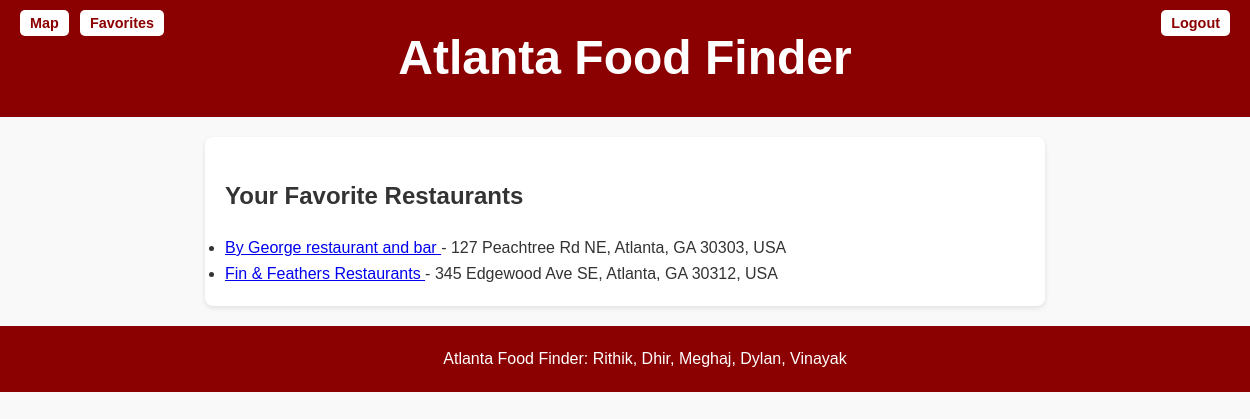
The app's page /users/list-favorites/ (signed in) with its own data.
### users/models.py (models this page shows, shortened)
class FavoriteRestaurant(models.Model):
    user = models.ForeignKey(User, on_delete=models.CASCADE)
    restaurant_name = models.CharField(max_length=255)
    restaurant_address = models.CharField(max_length=255)

### users/views.py (the view)
# urls.py: path('list-favorites/', views.list_favorites, name='list_favorites'),
@login_required
def list_favorites(request):
    favorites = FavoriteRestaurant.objects.filter(user=request.user)
    return render(request, 'users/list_favorites.html', {'favorites': favorites})

### users/templates/users/list_favorites.html (shortened to what this page needs)
{% extends "users/base.html" %}
{% block content %}
    <h2>Your Favorite Restaurants</h2>
    <ul>
        {% for favorite in favorites %}
            <li>
                <a href="#" onclick="findRestaurant('{{ favorite.restaurant_address }}', '{{ favorite.restaurant_name }}', this)">
                    {{ favorite.restaurant_name }}
                </a> - {{ favorite.restaurant_address }}
            </li>
        {% empty %}
            <li>No favorites added yet.</li>
        {% endfor %}
    </ul>
{% endblock %}

### users/static/css/base.css (style rules this page uses)
body, h1, p, ul { margin: 0; padding: 0; }
body { font-family: Arial, sans-serif; line-height: 1.6; background-color: #f9f9f9; color: #333; }

### records on screen
FavoriteRestaurant: restaurant_name "By George restaurant and bar", restaurant_address "127 Peachtree Rd NE, Atlanta, GA 30303, USA"
FavoriteRestaurant: restaurant_name "Fin & Feathers Restaurants", restaurant_address "345 Edgewood Ave SE, Atlanta, GA 30312, USA"
